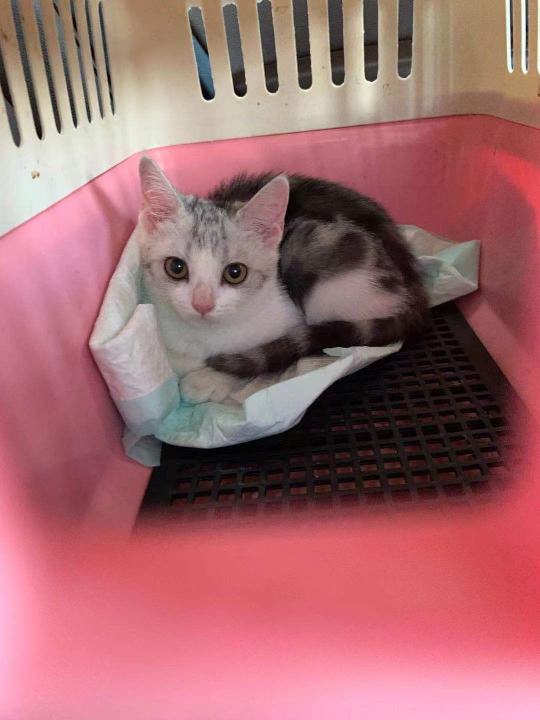
#> input picture 2021cat.jpg, 1080 x 1440 px (shown at 1/2 size)
$ python gen_photo_wall.py
#> lines starting #> are read from the running program, lines starting #| are printed output that depends on the picture
"""
生成 photo_wall.jpg (800×600)
三张猫咪照片 + 木质背景 + 年份文字
"""

from PIL import Image, ImageDraw, ImageFont
import os

W, H = 800, 600

# ── 背景（深棕木纹）────────────────────────────────────────────
img = Image.new('RGB', (W, H), (45, 28, 12))
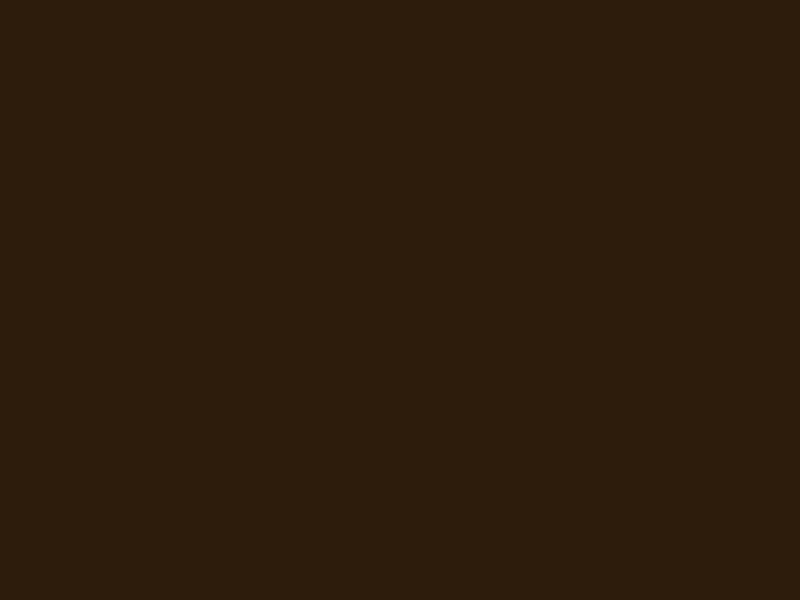
#> img: PIL image 800x600 RGB; mean R, G, B 45, 28, 12
draw = ImageDraw.Draw(img)

# 竖向木纹
import random
rng = random.Random(7)
for x in range(0, W, rng.randint(8, 18)):
    c = rng.randint(38, 55)
    draw.line([(x, 0), (x, H)], fill=(c, int(c*0.6), int(c*0.25)), width=rng.randint(1, 3))

# ── 照片参数 ───────────────────────────────────────────────────
PHOTOS = [
    {'file': '2021cat.jpg', 'year': '2021', 'cx': 155},
    {'file': '2024cat.jpg', 'year': '2024', 'cx': 400},
    {'file': '2026cat.jpg', 'year': '2026', 'cx': 645},
]

FRAME_W = 175
FRAME_H = 310
FRAME_TOP = 60
PHOTO_MARGIN = 10  # 相框内边距
YEAR_Y = FRAME_TOP + FRAME_H + 22

FRAME_COLOR = (160, 110, 65)
FRAME_INNER = (120, 80, 40)

script_dir = os.path.dirname(os.path.abspath(__file__))

for p in PHOTOS:
    cx = p['cx']
    fx1 = cx - FRAME_W // 2
    fx2 = cx + FRAME_W // 2
    fy1 = FRAME_TOP
    fy2 = FRAME_TOP + FRAME_H

    # 相框外边
    draw.rectangle([fx1, fy1, fx2, fy2], fill=FRAME_COLOR)
    # 相框内边（阴影感）
    draw.rectangle([fx1+6, fy1+6, fx2-6, fy2-6], fill=FRAME_INNER)

    # 贴入照片
    photo_path = os.path.join(script_dir, p['file'])
    if os.path.exists(photo_path):
        photo = Image.open(photo_path).convert('RGB')
#> photo is the input picture: PIL image 1080x1440 RGB; mean R, G, B 162.7, 105.7, 110.2
        pw = fx2 - fx1 - PHOTO_MARGIN * 2 - 12
        ph = fy2 - fy1 - PHOTO_MARGIN * 2 - 12
        # 保持比例裁剪填满
        src_ratio = photo.width / photo.height
#> src_ratio = 0.75
        dst_ratio = pw / ph
        if src_ratio > dst_ratio:
            new_h = photo.height
#> new_h = 1440
            new_w = int(photo.height * dst_ratio)
#> new_w = 735
            left = (photo.width - new_w) // 2
#> left = 172
            photo = photo.crop((left, 0, left + new_w, new_h))
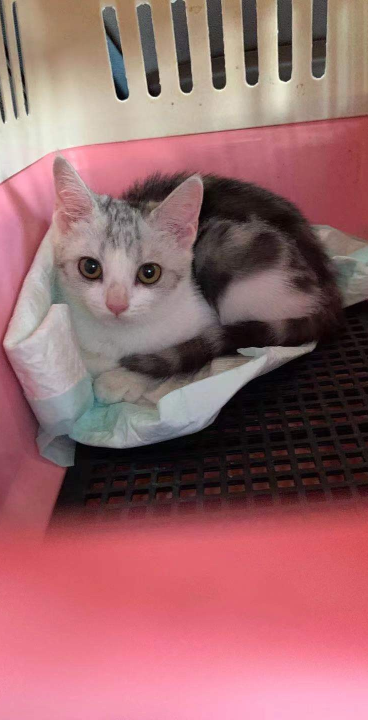
#> photo: PIL image 735x1440 RGB (shown at 1/2 size); mean R, G, B 154.4, 104.6, 108
        else:
            new_w = photo.width
            new_h = int(photo.width / dst_ratio)
            top = (photo.height - new_h) // 2
            photo = photo.crop((0, top, new_w, top + new_h))
        photo = photo.resize((pw, ph), Image.LANCZOS)
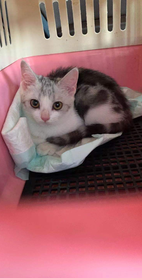
#> photo: PIL image 142x278 RGB; mean R, G, B 154.4, 104.6, 108
        px = fx1 + PHOTO_MARGIN + 6
        py = fy1 + PHOTO_MARGIN + 6
        img.paste(photo, (px, py))
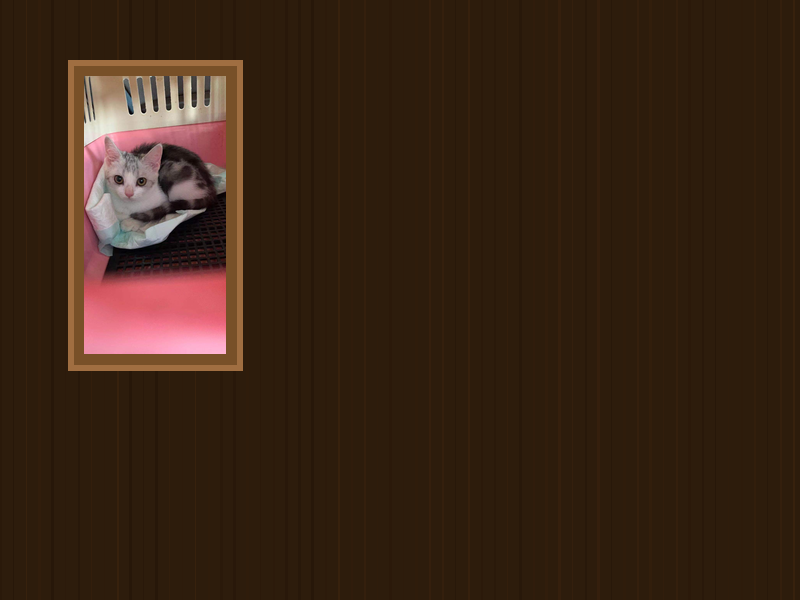
#> img: PIL image 800x600 RGB; mean R, G, B 57, 36.2, 20.9

    # 年份文字
    try:
        font = ImageFont.truetype('C:/Windows/Fonts/msyh.ttc', 28)
    except Exception:
        font = ImageFont.load_default()

    bbox = draw.textbbox((0, 0), p['year'], font=font)
#> bbox = (0, 6, 71, 26)
    tw = bbox[2] - bbox[0]
#> tw = 71
    draw.text((cx - tw // 2, YEAR_Y), p['year'], fill=(200, 170, 120), font=font)
#> pass 2 of the loop `for p in PHOTOS:`:
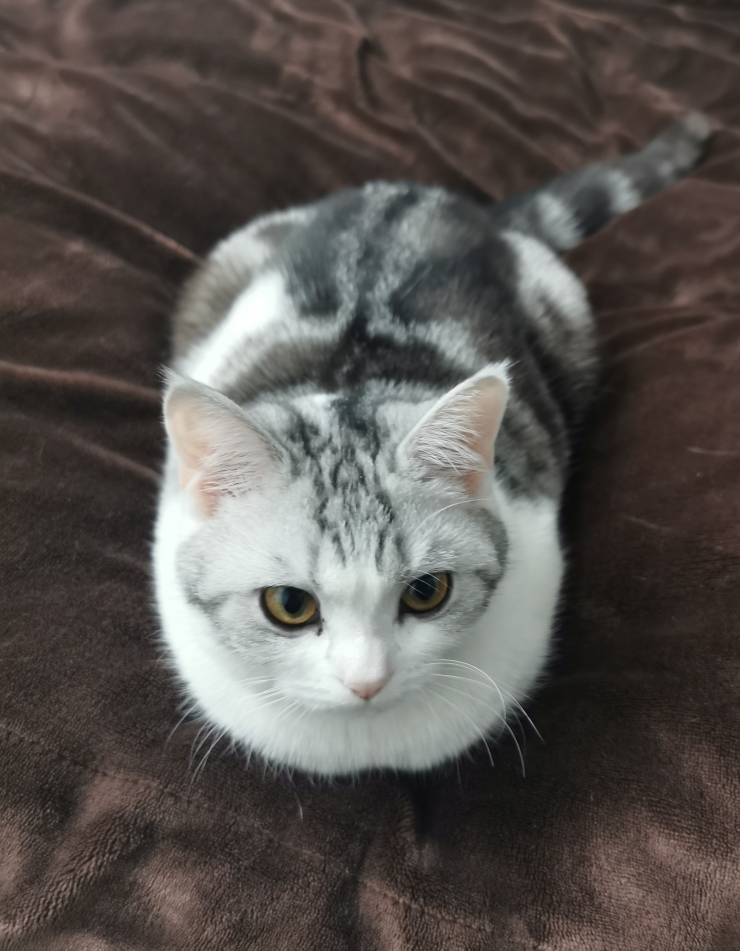
#> input picture 2024cat.jpg, 2218 x 2851 px (shown at 1/3 size)
#> photo is the input picture: PIL image 2218x2851 RGB; mean R, G, B 88.5, 83.5, 80.1
#> `photo = photo.resize((pw, ph), Image.LANCZOS)`:
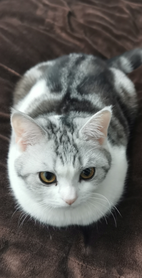
#> photo: PIL image 142x278 RGB; mean R, G, B 99.7, 98, 95
#> `img.paste(photo, (px, py))`:
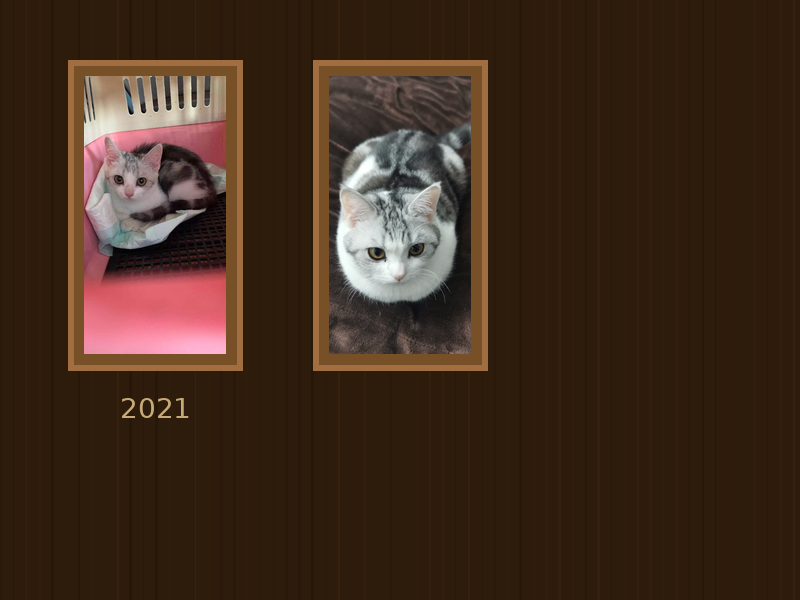
#> img: PIL image 800x600 RGB; mean R, G, B 64.4, 44, 29
#> pass 3 of the loop `for p in PHOTOS:`:
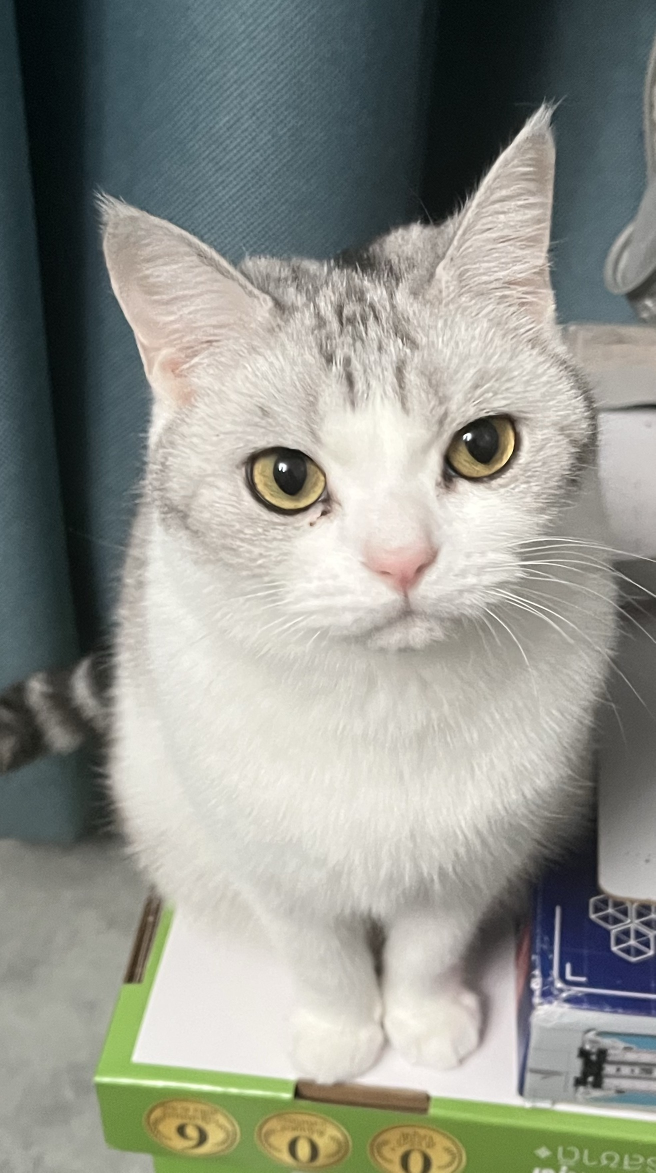
#> input picture 2026cat.jpg, 1311 x 2345 px (shown at 1/2 size)
#> photo is the input picture: PIL image 1311x2345 RGB; mean R, G, B 144.6, 146.9, 139.1
#> `photo = photo.resize((pw, ph), Image.LANCZOS)`:
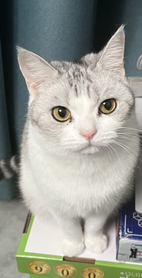
#> photo: PIL image 142x278 RGB; mean R, G, B 148.6, 150.5, 142.1
#> `img.paste(photo, (px, py))`:
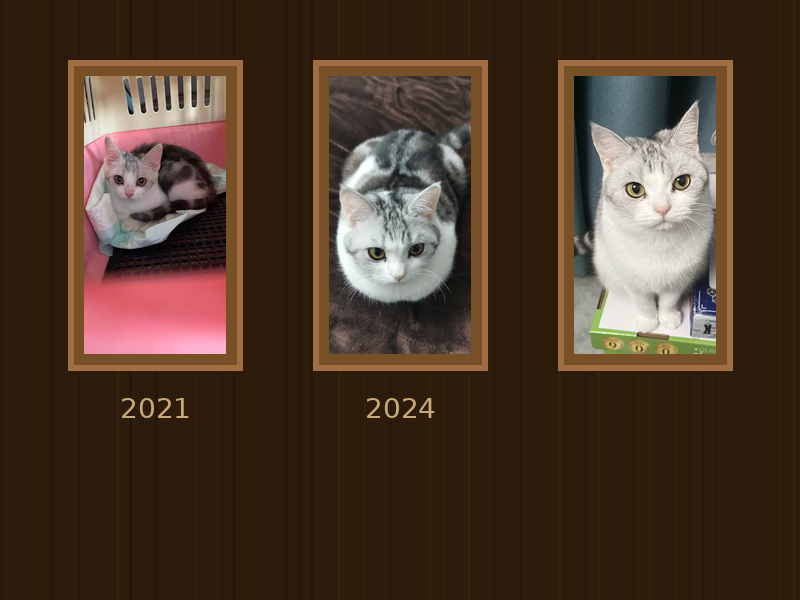
#> img: PIL image 800x600 RGB; mean R, G, B 75.8, 56.2, 41

# ── 暗角 ──────────────────────────────────────────────────────
from PIL import Image as PILImage
vignette = PILImage.new('RGBA', (W, H), (0, 0, 0, 0))
#> vignette: PIL image 800x600 RGBA; every value is 0
v_pix = vignette.load()
margin = 100
for y in range(H):
    for x in range(W):
        ax = max(0, margin - x, x - (W - margin)) / margin
        ay = max(0, margin - y, y - (H - margin)) / margin
        a = min(1.0, ax + ay)
        v_pix[x, y] = (0, 0, 0, int(a * 140))
img = img.convert('RGBA')
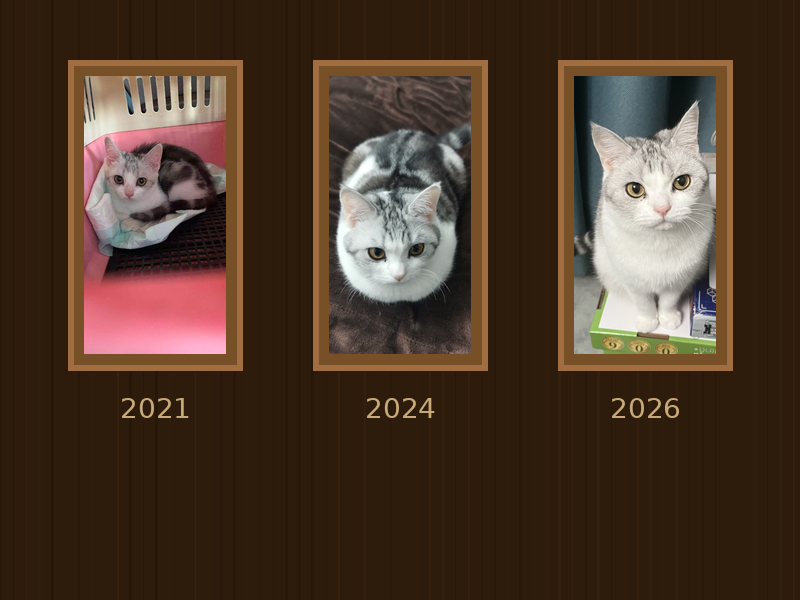
#> img: PIL image 800x600 RGBA; mean R, G, B, A 75.9, 56.3, 41.1, 255
img = PILImage.alpha_composite(img, vignette)
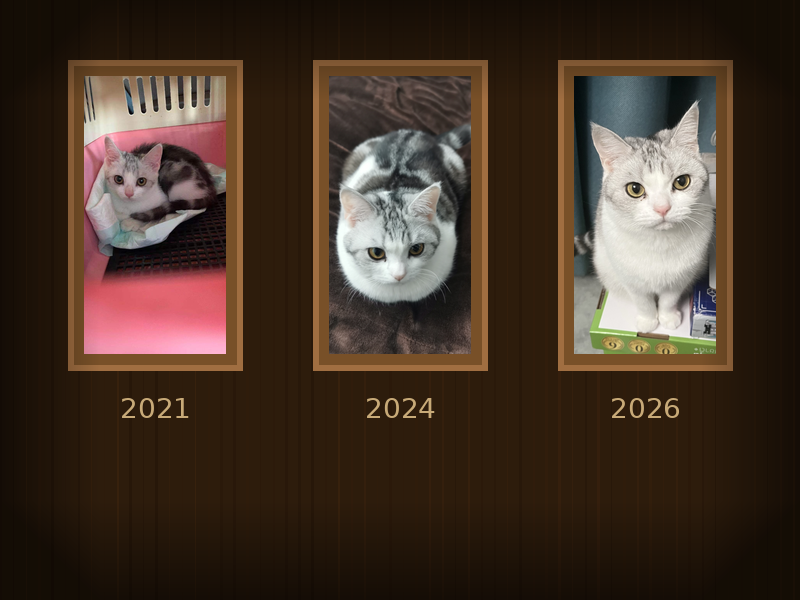
#> img: PIL image 800x600 RGBA; mean R, G, B, A 68.3, 51.5, 38.9, 255
img = img.convert('RGB')
#> img: PIL image 800x600 RGB

out = os.path.join(script_dir, 'photo_wall.jpg')
img.save(out, 'JPEG', quality=92)
print(f'saved {out}', img.size)
#| saved photo_wall.jpg (800, 600)
